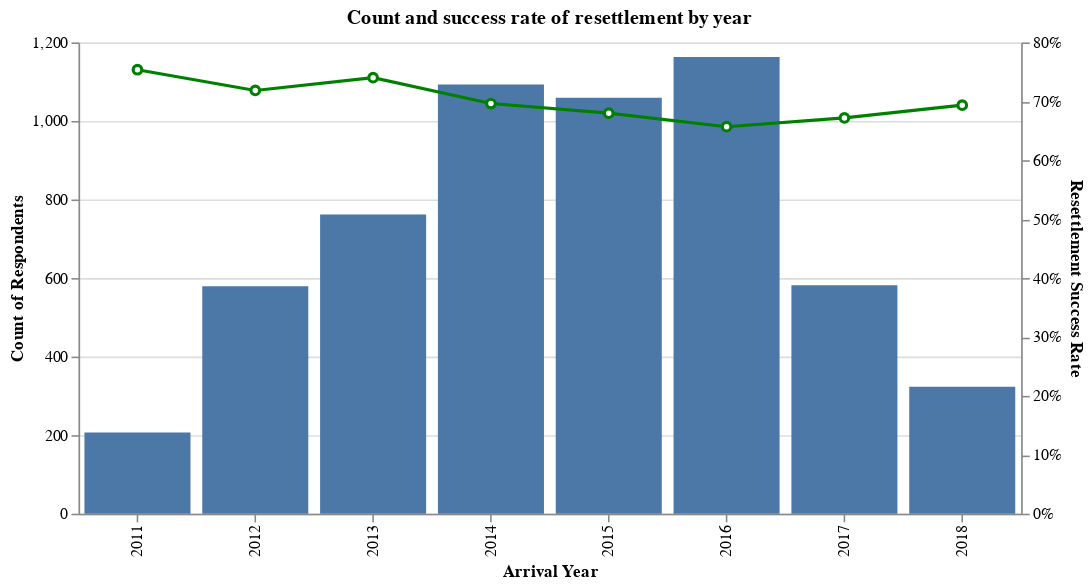

Source (notebook cell):
### Markdown cell above
### Arrival and Survey Year Trends
Overall, the purpose of this project is to identify ways to improve refugee resettlement. As such, our key performance indicator is the trend of resettlement success year over year. Considering the context of this dataset, there are two ways to look at this, by year of resettlement, or year of survey. Both of these metrics we would like to see a positive trend with both of these metrics, but if we see a large discrepancy between the two, that would be a very informative find as well.

### Code cell
# Success by arrival year
arr_yr = (
    df.groupby(by="qn1jyear")
    .agg(Count=("t_resettlement", "size"), Success_Rate=("t_resettlement", "mean"))
    .reset_index()
)

# Create base chart with source
base = alt.Chart(arr_yr).encode(
    x=alt.X("qn1jyear:N", title="Arrival Year"),
)

# Add value counts for each year
bar = base.mark_bar().encode(y=alt.Y("Count:Q", title="Count of Respondents"))

# Add resettlement trend line
line = base.mark_line(
    color="green", point={"filled": False, "fill": "white", "color": "green"}
).encode(
    y=alt.Y(
        "Success_Rate:Q", title="Resettlement Success Rate", axis=alt.Axis(format="%")
    )
)

# Combine the plots
(bar + line).resolve_scale(y="independent").properties(
    width=600, title="Count and success rate of resettlement by year"
)

### Figure 1 — Vega-Lite specification as saved in the notebook (floating-point values rounded to 4 significant figures)
{"config": {"view": {"continuousWidth": 300, "continuousHeight": 300}}, "layer": [{"mark": {"type": "bar"}, "encoding": {"x": {"field": "qn1jyear", "title": "Arrival Year", "type": "nominal"}, "y": {"field": "Count", "title": "Count of Respondents", "type": "quantitative"}}}, {"mark": {"type": "line", "color": "green", "point": {"filled": false, "fill": "white", "color": "green"}}, "encoding": {"x": {"field": "qn1jyear", "title": "Arrival Year", "type": "nominal"}, "y": {"axis": {"format": "%"}, "field": "Success_Rate", "title": "Resettlement Success Rate", "type": "quantitative"}}}], "data": {"name": "data-bcab64265489140279070f66bb10053b"}, "resolve": {"scale": {"y": "independent"}}, "title": "Count and success rate of resettlement by year", "width": 600, "$schema": "https://vega.github.io/schema/vega-lite/v5.16.3.json", "datasets": {"data-bcab64265489140279070f66bb10053b": [{"qn1jyear": 2011.0, "Count": 207, "Success_Rate": 0.7536}, {"qn1jyear": 2012.0, "Count": 579, "Success_Rate": 0.7185}, {"qn1jyear": 2013.0, "Count": 762, "Success_Rate": 0.7402}, {"qn1jyear": 2014.0, "Count": 1093, "Success_Rate": 0.6962}, {"qn1jyear": 2015.0, "Count": 1059, "Success_Rate": 0.6799}, {"qn1jyear": 2016.0, "Count": 1163, "Success_Rate": 0.6569}, {"qn1jyear": 2017.0, "Count": 582, "Success_Rate": 0.6718}, {"qn1jyear": 2018.0, "Count": 323, "Success_Rate": 0.6935}]}}
